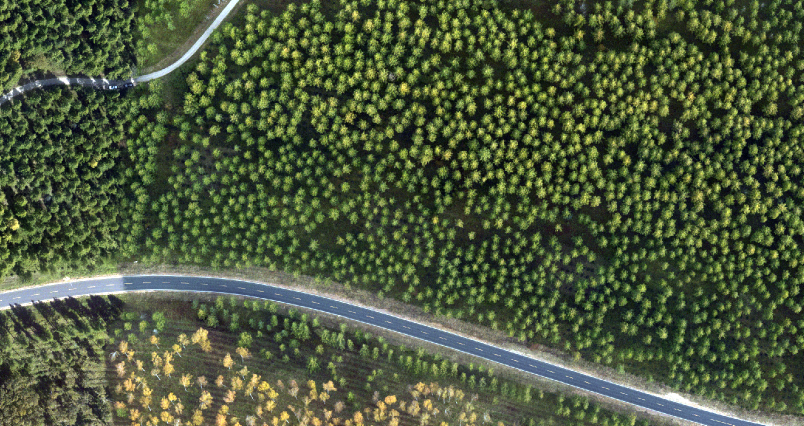
#> input picture crop/大样地1.png, 1607 x 851 px (shown at 1/2 size)
$ python crop.py
#> lines starting #> are read from the running program, lines starting #| are printed output that depends on the picture
from PIL import Image, ImageOps
import os

large_image = Image.open("大样地1.png")
#> large_image is the input picture: PIL image 1607x851 RGBA; mean R, G, B, A 77.4, 89.6, 60, 255

image_gray = large_image.convert("L")
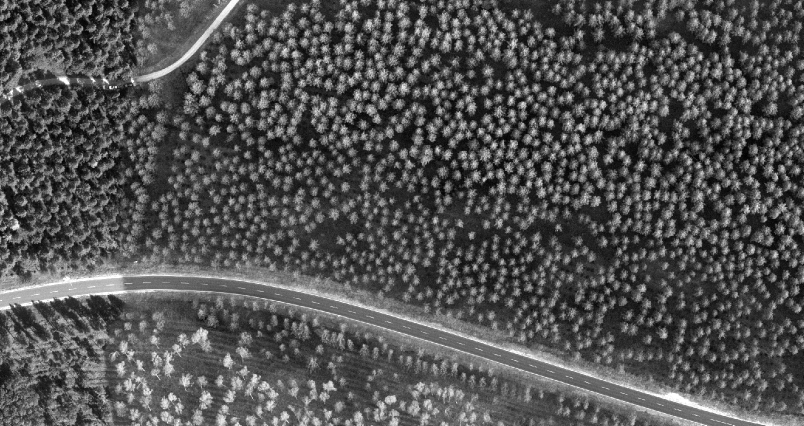
#> image_gray: PIL image 1607x851 L (shown at 1/2 size); min 0, max 255, mean 82.6
image_gray.save("image_gray.png")

small_width = 224
small_height = 224

large_width, large_height = large_image.size
#> large_width = 1607; large_height = 851

num_horizontal = large_width / small_width
#> num_horizontal = 7.17
num_vertical = large_height / small_height
#> num_vertical = 3.8

# small_width = large_width / num_horizontal
# small_height = large_height / num_vertical

if not os.path.exists("small images"):
    os.makedirs("small images")

for i in range(int(num_vertical)):
    for j in range(int(num_horizontal)):
        left = j * small_width
        top = i * small_height
        right = (j + 1) * small_width
        bottom = (i + 1) * small_height

        small_image = large_image.crop((left, top, right, bottom))

        # if small_image.width < 224 or small_image.height < 224:
        #     small_image = ImageOps.pad(small_image, (224, 224), color="white")
        #     small_image.show()
        small_image.save(f"small images/small_{i}_{j}.png")
#> this loop made 3 passes
#> pass 1, `small_image.save(f"small images/small_{i}_{j}.png")`:
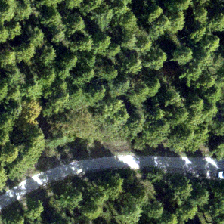
#> saved as small_0_0.png: PIL image 224x224 RGBA; mean R, G, B, A 68.7, 83.3, 59.2, 255
#> pass 1, `small_image.save(f"small images/small_{i}_{j}.png")`:
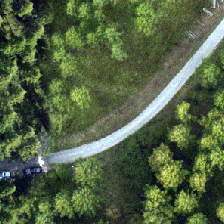
#> saved as small_0_1.png: PIL image 224x224 RGBA; mean R, G, B, A 82.3, 98.4, 67.2, 255
#> pass 1, `small_image.save(f"small images/small_{i}_{j}.png")`:
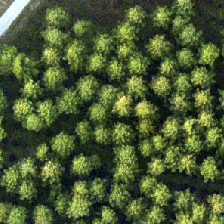
#> saved as small_0_2.png: PIL image 224x224 RGBA; mean R, G, B, A 75.9, 91.9, 51.1, 255
#> pass 1, `small_image.save(f"small images/small_{i}_{j}.png")`:
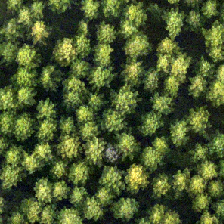
#> saved as small_0_3.png: PIL image 224x224 RGBA; mean R, G, B, A 76.7, 91.2, 46.8, 255
#> after the loop:
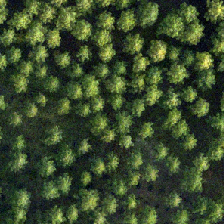
#> small_image: PIL image 224x224 RGBA; mean R, G, B, A 59.6, 75.3, 44.2, 255

print("切割完成")
